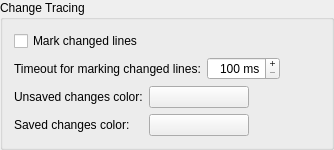
    <widget class="QGroupBox" name="groupBox_13">
     <property name="title">
      <string>Change Tracing</string>
     </property>
     <layout class="QVBoxLayout" name="verticalLayout_3">
      <item>
       <widget class="QCheckBox" name="enableChangeTraceCheckBox">
        <property name="toolTip">
         <string>Select to mark changed lines</string>
        </property>
        <property name="text">
         <string>Mark changed lines</string>
        </property>
       </widget>
      </item>
      <item>
       <layout class="QHBoxLayout" name="_16">
        <item>
         <widget class="QLabel" name="label_4">
          <property name="text">
           <string>Timeout for marking changed lines:</string>
          </property>
         </widget>
        </item>
        <item>
         <widget class="QSpinBox" name="changeTraceTimeoutSpinBox">
          <property name="toolTip">
           <string>Enter the time in milliseconds after which changed lines will be marked</string>
          </property>
          <property name="alignment">
           <set>Qt::AlignRight|Qt::AlignTrailing|Qt::AlignVCenter</set>
          </property>
          <property name="buttonSymbols">
           <enum>QAbstractSpinBox::PlusMinus</enum>
          </property>
          <property name="correctionMode">
           <enum>QAbstractSpinBox::CorrectToNearestValue</enum>
          </property>
          <property name="suffix">
           <string> ms</string>
          </property>
          <property name="minimum">
           <number>100</number>
          </property>
          <property name="maximum">
           <number>5000</number>
          </property>
          <property name="singleStep">
           <number>100</number>
          </property>
         </widget>
        </item>
        <item>
         <spacer>
          <property name="orientation">
           <enum>Qt::Horizontal</enum>
          </property>
          <property name="sizeHint" stdset="0">
           <size>
            <width>40</width>
            <height>20</height>
           </size>
          </property>
         </spacer>
        </item>
       </layout>
      </item>
      <item>
       <layout class="QGridLayout" name="gridLayout_14">
        <item row="0" column="0">
         <widget class="QLabel" name="TextLabel13_3_2_3">
          <property name="text">
           <string>Unsaved changes color:</string>
          </property>
         </widget>
        </item>
        <item row="0" column="1">
         <widget class="QPushButton" name="changeMarkerUnsavedColorButton">
          <property name="minimumSize">
           <size>
            <width>100</width>
            <height>0</height>
           </size>
          </property>
          <property name="toolTip">
           <string>Select the color for the change marker for unsaved changes.</string>
          </property>
          <property name="text">
           <string/>
          </property>
         </widget>
        </item>
        <item row="0" column="2">
         <spacer name="horizontalSpacer_12">
          <property name="orientation">
           <enum>Qt::Horizontal</enum>
          </property>
          <property name="sizeHint" stdset="0">
           <size>
            <width>40</width>
            <height>20</height>
           </size>
          </property>
         </spacer>
        </item>
        <item row="1" column="0">
         <widget class="QLabel" name="TextLabel13_3_2_4">
          <property name="text">
           <string>Saved changes color:</string>
          </property>
         </widget>
        </item>
        <item row="1" column="1">
         <widget class="QPushButton" name="changeMarkerSavedColorButton">
          <property name="minimumSize">
           <size>
            <width>100</width>
            <height>0</height>
           </size>
          </property>
          <property name="toolTip">
           <string>Select the color for the change marker for saved changes.</string>
          </property>
          <property name="text">
           <string/>
          </property>
         </widget>
        </item>
       </layout>
      </item>
     </layout>
    </widget>
